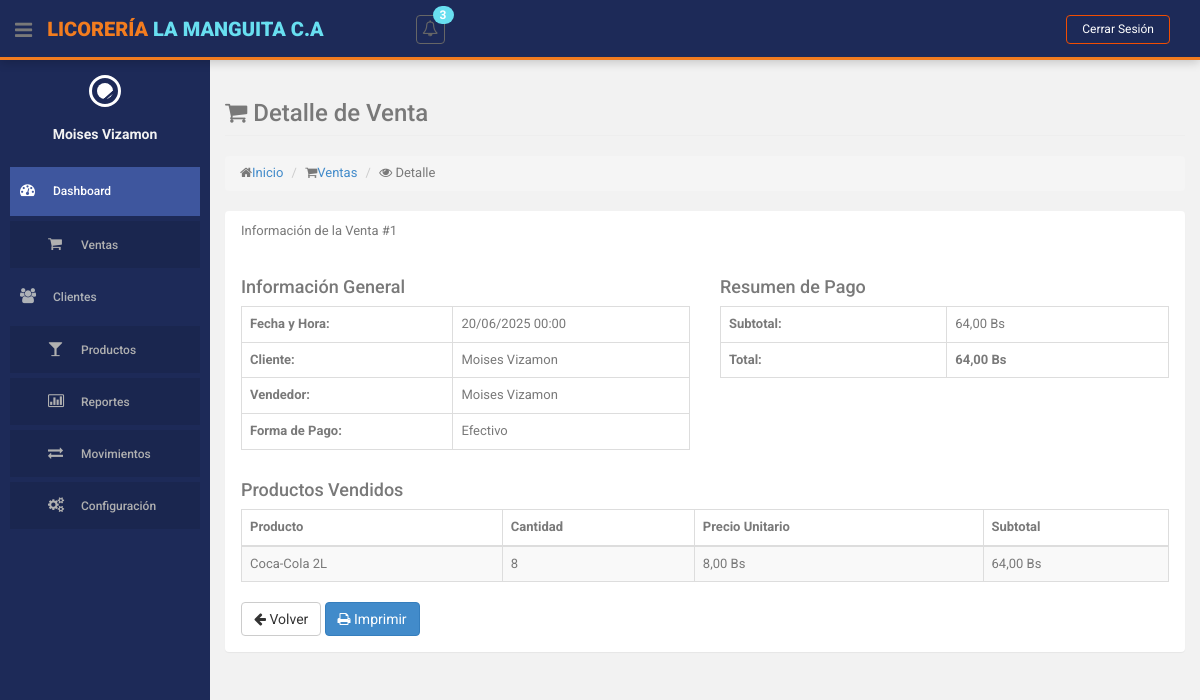
The app's page /index.php?action=ventas&method=mostrar&id=1 (signed in), older data.
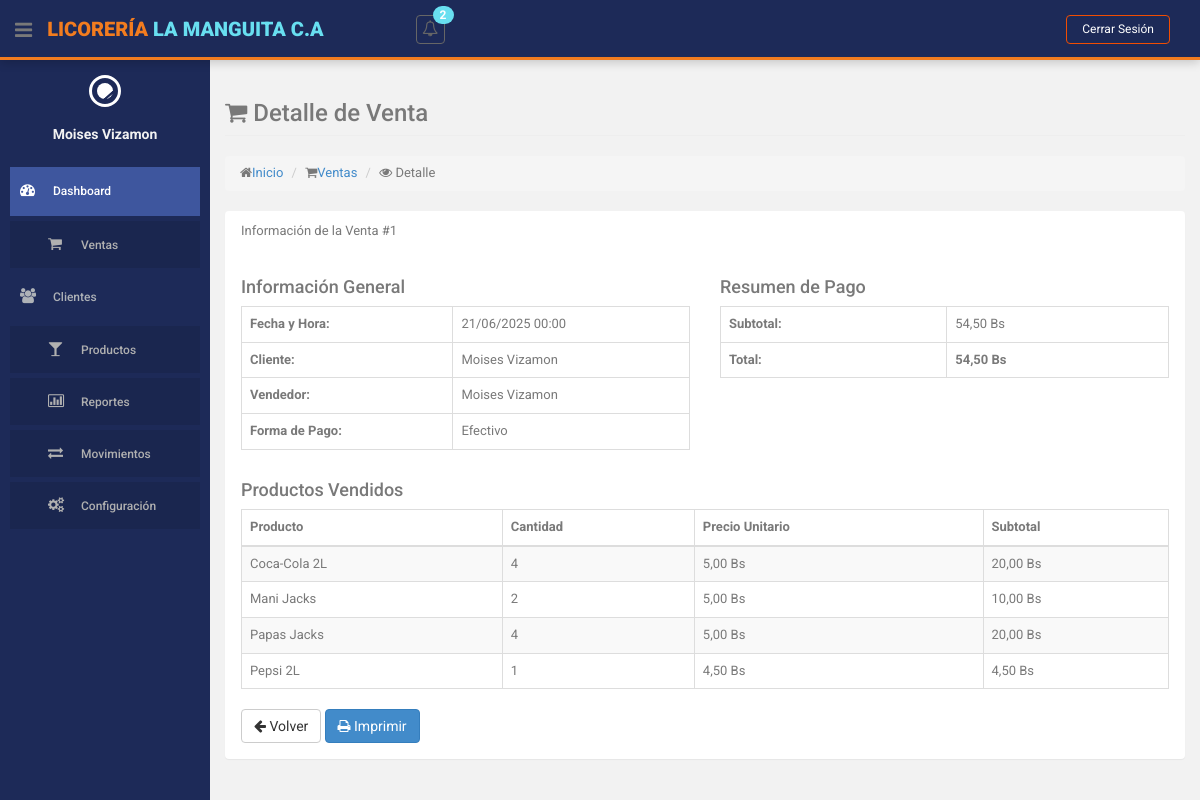
The same page, newer data.
### tables this page shows
CREATE TABLE `ventas` (
  `id` int(255) NOT NULL,
  `cedula_cliente` varchar(15) NOT NULL,
  `id_usuario` int(11) NOT NULL,
  `fecha` datetime NOT NULL,
  `monto_total` decimal(10,2) NOT NULL,
  `forma_pago` enum('EFECTIVO','TARJETA','PAGO_MOVIL') NOT NULL DEFAULT 'EFECTIVO',
  `referencia_pago` varchar(6) DEFAULT NULL COMMENT 'Número de referencia para tarjeta o pago móvil'
);

CREATE TABLE `detalle_venta` (
  `id` int(255) NOT NULL,
  `id_venta` int(255) NOT NULL,
  `id_producto` int(10) NOT NULL,
  `cantidad` int(10) NOT NULL,
  `monto` decimal(10,2) NOT NULL
);

CREATE TABLE `producto` (
  `id` int(10) NOT NULL,
  `descripcion` varchar(255) NOT NULL,
  `cantidad` int(255) NOT NULL,
  `precio` decimal(10,2) NOT NULL,
  `id_categoria` int(11) NOT NULL,
  `id_estatus` int(11) NOT NULL
);

### controllers/VentaController.php (called while the page is built, shortened)
<?php
class VentaController
{
    private $model;
    public function __construct()
    {
        require_once ROOT_PATH . 'models/VentaModel.php';
        $this->model = new VentaModel();
    }
    public function mostrar($id)
    {
        $venta = $this->model->obtenerVentaPorId($id);
        $detalles = $this->model->obtenerDetallesVenta($id);
        $this->loadView('ventas/mostrar', [
            'venta' => $venta,
            'detalles' => $detalles
        ]);
    }
    private function loadView($view, $data = [])
    {
        extract($data);
        require ROOT_PATH . 'views/layouts/header.php';
        require ROOT_PATH . 'views/layouts/sidebar.php';
        require ROOT_PATH . "views/$view.php";
        require ROOT_PATH . 'views/layouts/footer.php';
    }
}

### models/VentaModel.php (called while the page is built, shortened)
<?php
class VentaModel
{
    private $db;
    public function __construct()
    {
        require_once ROOT_PATH . 'config/database.php';
        $database = new Database();
        $this->db = $database->getConnection();
    }
    public function obtenerVentaPorId($id)
    {
        $query = "SELECT v.*,
                  CONCAT(c.nombres, ' ', c.apellidos) as cliente,
                  CONCAT(u.nombres, ' ', u.apellidos) as usuario
                  FROM ventas v
                  JOIN clientes c ON v.cedula_cliente = c.cedula
                  JOIN usuarios u ON v.id_usuario = u.id
                  WHERE v.id = :id";
        $stmt = $this->db->prepare($query);
        $stmt->bindParam(":id", $id);
        $stmt->execute();
        return $stmt->fetch(PDO::FETCH_ASSOC);
    }
    public function obtenerDetallesVenta($id_venta)
    {
        $query = "SELECT dv.*, p.descripcion as producto
                  FROM detalle_venta dv
                  JOIN producto p ON dv.id_producto = p.id
                  WHERE dv.id_venta = :id_venta";
        $stmt = $this->db->prepare($query);
        $stmt->bindParam(":id_venta", $id_venta);
        $stmt->execute();
        return $stmt->fetchAll(PDO::FETCH_ASSOC);
    }
}

### config/database.php (called while the page is built, shortened)
<?php
class Database {
    private $host = 'localhost';
    private $db_name = 'licoreria';
    private $username = 'root';
    private $password = '';
    public function getConnection() {
        $this->conn = null;
        try {
            $this->conn = new PDO(
                "mysql:host=" . $this->host . ";dbname=" . $this->db_name,
                $this->username,
                $this->password
            );
            $this->conn->exec("set names utf8");
            $this->conn->setAttribute(PDO::ATTR_ERRMODE, PDO::ERRMODE_EXCEPTION);
        } catch(PDOException $exception) {
            echo "Error de conexión: " . $exception->getMessage();
        }
        return $this->conn;
    }
}
?>

### views/ventas/mostrar.php (the view, shortened to what the rows shown need)
<section id="main-content">
    <section class="wrapper">
        <div class="row">
            <div class="col-lg-12">
                <h3 class="page-header"><i class="fa fa-shopping-cart"></i> Detalle de Venta</h3>
                <ol class="breadcrumb">
                    <li><i class="fa fa-home"></i><a href="<?php echo BASE_URL; ?>">Inicio</a></li>
                    <li><i class="fa fa-shopping-cart"></i><a href="<?= BASE_URL ?>index.php?action=ventas">Ventas</a></li>
                    <li><i class="fa fa-eye"></i> Detalle</li>
                </ol>
            </div>
        </div>
        <div class="row">
            <div class="col-lg-12">
                <section class="panel">
                    <header class="panel-heading">
                        Información de la Venta #<?= $venta['id'] ?>
                    </header>
                    <div class="panel-body">
                        <div class="row">
                            <div class="col-md-6">
                                <h4>Información General</h4>
                                <table class="table table-bordered">
                                    <tr>
                                        <th>Fecha y Hora:</th>
                                        <td><?= date('d/m/Y H:i', strtotime($venta['fecha'])) ?></td>
                                    </tr>
                                    <tr>
                                        <th>Cliente:</th>
                                        <td><?= htmlspecialchars($venta['cliente']) ?></td>
                                    </tr>
                                    <tr>
                                        <th>Vendedor:</th>
                                        <td><?= htmlspecialchars($venta['usuario']) ?></td>
                                    </tr>
                                    <tr>
                                        <th>Forma de Pago:</th>
                                        <td>
                                            <?=
                                            match($venta['forma_pago']) {
                                                'EFECTIVO' => 'Efectivo',
                                                'TARJETA' => 'Tarjeta',
                                                'PAGO_MOVIL' => 'Pago Móvil',
                                                default => $venta['forma_pago']
                                            }
                                            ?>
                                        </td>
                                    </tr>
                                </table>
                            </div>
                            <div class="col-md-6">
                                <h4>Resumen de Pago</h4>
                                <table class="table table-bordered">
                                    <tr>
                                        <th>Subtotal:</th>
                                        <td><?= number_format($venta['monto_total'], 2, ',', '.') ?> Bs</td>
                                    </tr>
                                    <tr>
                                        <th>Total:</th>
                                        <td><strong><?= number_format($venta['monto_total'], 2, ',', '.') ?> Bs</strong></td>
                                    </tr>
                                </table>
                            </div>
                        </div>
                        <div class="row">
                            <div class="col-md-12">
                                <h4>Productos Vendidos</h4>
                                <div class="table-responsive">
                                    <table class="table table-bordered table-striped">
                                        <thead>
                                            <tr>
                                                <th>Producto</th>
                                                <th>Cantidad</th>
                                                <th>Precio Unitario</th>
                                                <th>Subtotal</th>
                                            </tr>
                                        </thead>
                                        <tbody>
                                            <?php foreach ($detalles as $detalle): ?>
                                                <tr>
                                                    <td><?= htmlspecialchars($detalle['producto']) ?></td>
                                                    <td><?= $detalle['cantidad'] ?></td>
                                                    <td><?= number_format($detalle['monto'] / $detalle['cantidad'], 2, ',', '.') ?> Bs</td>
                                                    <td><?= number_format($detalle['monto'], 2, ',', '.') ?> Bs</td>
                                                </tr>
                                            <?php endforeach; ?>
                                        </tbody>
                                    </table>
                                </div>
                            </div>
                        </div>
                        <div class="row">
                            <div class="col-md-12">
                                <a href="<?= BASE_URL ?>index.php?action=reportes" class="btn btn-default">
                                    <i class="fa fa-arrow-left"></i> Volver
                                </a>
                                <button class="btn btn-primary" onclick="window.print()">
                                    <i class="fa fa-print"></i> Imprimir
                                </button>
                            </div>
                        </div>
                    </div>
                </section>
            </div>
        </div>
    </section>
</section>

Row changes from the older to the newer data that the page shows:
changed ventas "Efectivo": fecha "20/06/2025 00:00" → "21/06/2025 00:00"; monto_total "64,00" → "54,50"
changed detalle_venta "Coca-Cola 2L": cantidad "8" → "4"; $detalle['monto'] / $detalle['cantidad'] "8,00" → "5,00"; monto "64,00" → "20,00"
added detalle_venta: id_producto.descripcion "Mani Jacks", cantidad "2", $detalle['monto'] / $detalle['cantidad'] "5,00", monto "10,00"
added detalle_venta: id_producto.descripcion "Papas Jacks", cantidad "4", $detalle['monto'] / $detalle['cantidad'] "5,00", monto "20,00"
added detalle_venta: id_producto.descripcion "Pepsi 2L", cantidad "1", $detalle['monto'] / $detalle['cantidad'] "4,50", monto "4,50"
Text that changed along with them:
$totalNotificaciones: "3" → "2"
